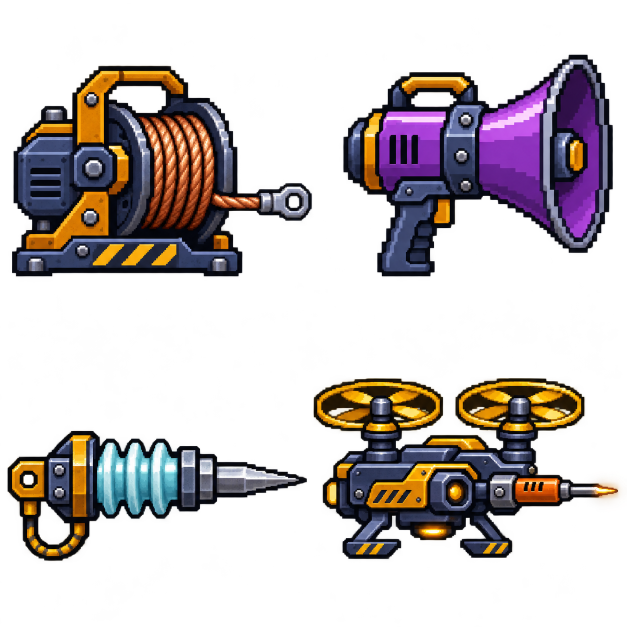
#> input picture art/pixel/weapons/clear-rewards/tools-source.png, 1254 x 1254 px (shown at 1/2 size)
$ python pack.py
#> lines starting #> are read from the running program, lines starting #| are printed output that depends on the picture
"""Cut the generated maintenance tool sprites into the existing Cocos mount format."""
from pathlib import Path
import hashlib
import json
import shutil
import uuid

from PIL import Image

HERE = Path(__file__).resolve().parent
PIXEL = HERE.parents[3] / "creator-m0/assets/campaign-content/campaign-ch01/pixel"


def write_meta(template, destination):
    data = template.read_text(encoding="utf8")
    old = json.loads(data)["uuid"]
    key = str(destination.relative_to(PIXEL)).replace("\\", "/")
    destination.write_text(data.replace(old, str(uuid.uuid5(uuid.NAMESPACE_URL, "night-shift/pixel/" + key))), encoding="utf8")


def main():
    sheet = Image.open(HERE / "tools-source.png").convert("RGBA")
#> sheet is the input picture: PIL image 1254x1254 RGBA; mean R, G, B, A 31.5, 24.1, 24, 82.9
    w, h = sheet.size
#> w = 1254; h = 1254
    tiles = [Image.open(HERE / "saw-source.png").convert("RGBA")]
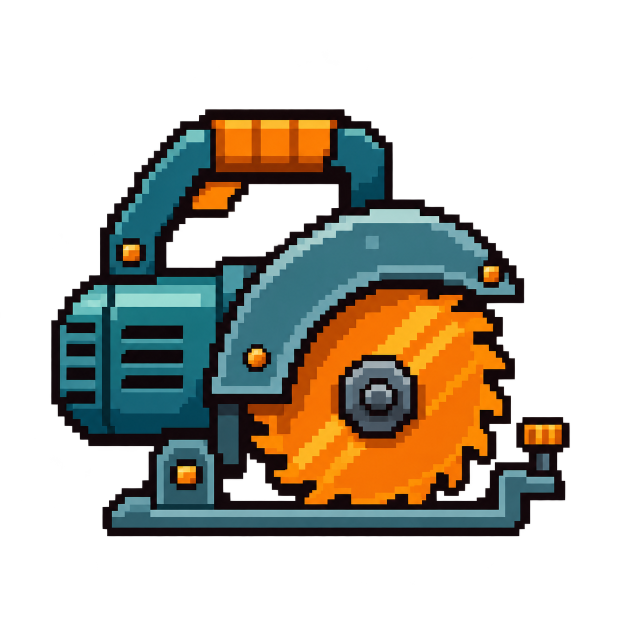
#> input picture art/pixel/weapons/clear-rewards/saw-source.png, 1254 x 1254 px (shown at 1/2 size)
    for row in range(2):
        for col in range(2):
            tiles.append(sheet.crop((col*w//2, row*h//2, (col+1)*w//2, (row+1)*h//2)))
#> after the loop, tiles = 5 items
    models = [
        ("rebound-saw", (0.33, 0.31), (0.90, 0.66)),
        ("rivet-line", (0.32, 0.55), (0.96, 0.65)),
        ("echo-horn", (0.27, 0.69), (0.94, 0.42)),
        ("breaker-stake", (0.22, 0.43), (0.96, 0.42)),
        ("patrol-welder", (0.39, 0.56), (0.94, 0.69)),
    ]
    for tile, (name, grip, tip) in zip(tiles, models):
        tile = tile.crop(tile.getchannel("A").point(lambda a: 255 if a >= 128 else 0).getbbox())
        tile.thumbnail((28, 25), Image.Resampling.NEAREST)
        tile.putalpha(tile.getchannel("A").point(lambda a: 255 if a >= 128 else 0))
        frame = Image.new("RGBA", (32, 32))
        x, y = (32 - tile.width)//2, (32 - tile.height)//2
        frame.paste(tile, (x, y))
        dest = PIXEL / name
        dest.mkdir(exist_ok=True)
        frame.save(dest / "weapon.png")
        def anchor(p):
            return [round(x+p[0]*(tile.width-1)), round(y+p[1]*(tile.height-1))]
        model = dict(version=1, sourceSha256=hashlib.sha256((HERE / ("saw-source.png" if name == "rebound-saw" else "tools-source.png")).read_bytes()).hexdigest(), rect=[0,0,32,32], grip=anchor(grip), tip=anchor(tip))
        (dest / "sprite.json").write_text(json.dumps(model, indent=2)+"\n", encoding="utf8")
        candidate = HERE.parent / name / "candidate"
        candidate.mkdir(parents=True, exist_ok=True)
        for filename in ["weapon.png", "sprite.json"]:
            shutil.copyfile(dest / filename, candidate / filename)
        source = "saw-source.png" if name == "rebound-saw" else "tools-source.png"
        (candidate.parent / "manifest.json").write_text(json.dumps({"source": "../clear-rewards/" + source}, indent=2)+"\n", encoding="utf8")
        write_meta(PIXEL / "riveter.meta", dest.with_suffix(".meta"))
        for filename in ["weapon.png.meta", "sprite.json.meta"]:
            write_meta(PIXEL / "riveter" / filename, dest / filename)
#> this loop made 1 pass
#> (name, grip, tip, x, y, source) on pass 1: ('rebound-saw', (0.33, 0.31), (0.9, 0.66), 2, 4, 'saw-source.png')
#> pass 1, in main, `tile = tile.crop(tile.getchannel("A").point(lambda a: 255 if a >= 128 ..`:
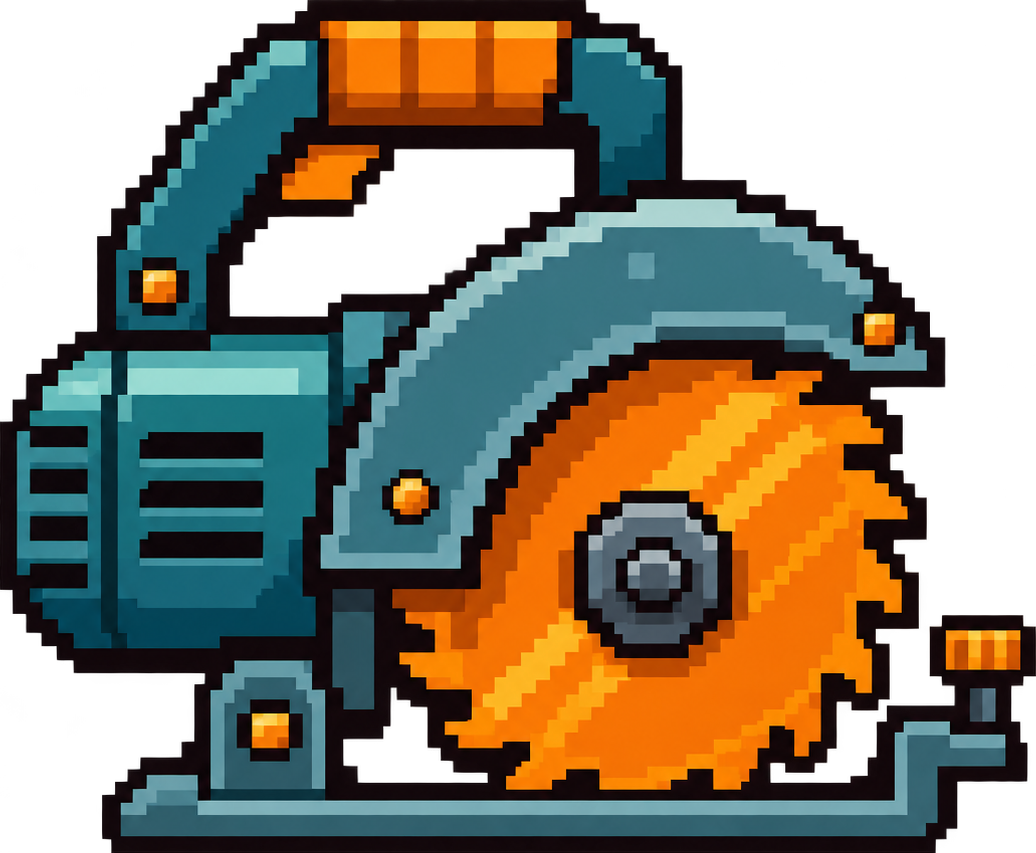
#> tile: PIL image 1036x853 RGBA; mean R, G, B, A 64.2, 58.6, 42.5, 175.3; transparent parts drawn white
#> pass 1, in main, `frame.save(dest / "weapon.png")`:
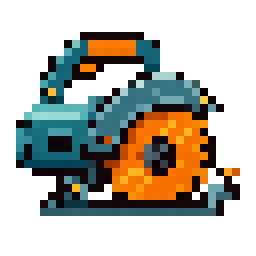
#> saved as weapon.png: PIL image 32x32 RGBA (shown 8 times larger); mean R, G, B, A 39.1, 36.9, 27.2, 110.1; transparent parts drawn white


if __name__ == "__main__":
#> (the run stopped early here; a loop or call above may not have finished)
